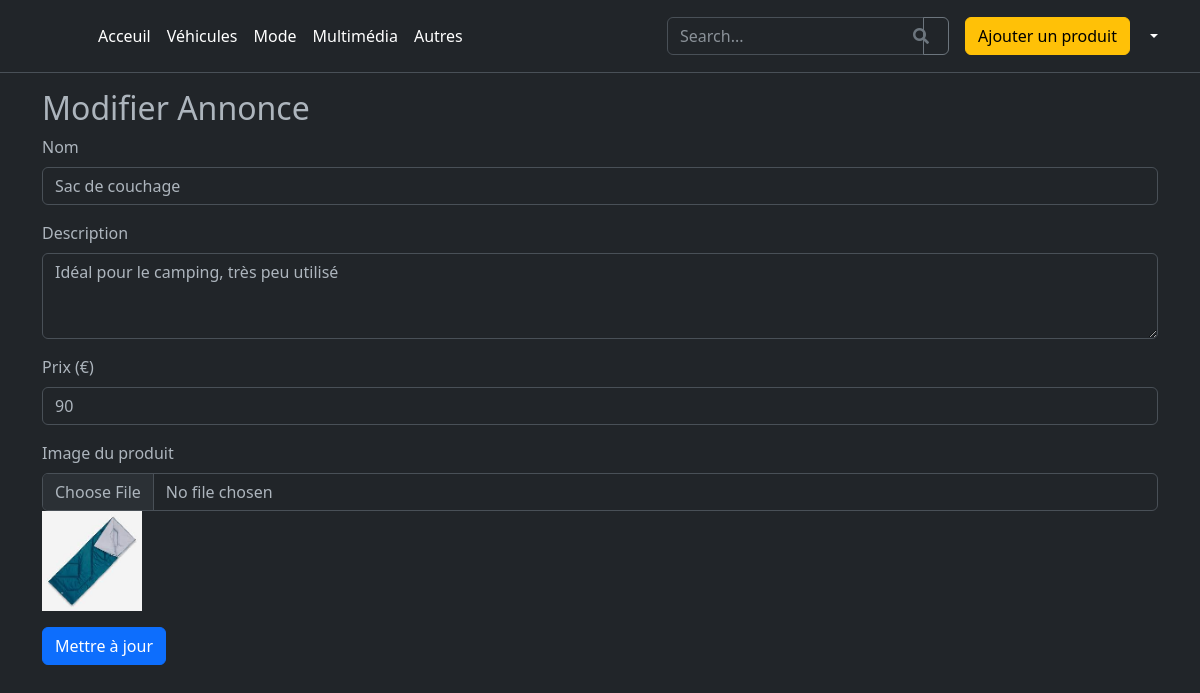
The page /editAnnonce.php?idp=45 (signed in) on the database its author committed.
### tables this page shows
CREATE TABLE IF NOT EXISTS `product` (
  `idp` int NOT NULL AUTO_INCREMENT,
  `idu` int NOT NULL,
  `name` varchar(1000) NOT NULL,
  `description` varchar(1000) NOT NULL,
  `price` mediumtext NOT NULL,
  `ids` int NOT NULL,
  `Image` varchar(1000) NOT NULL,
  `idc` int DEFAULT NULL,
  PRIMARY KEY (`idp`),
  KEY `idu` (`idu`),
  KEY `ids` (`ids`),
  KEY `idc` (`idc`)
);

### editAnnonce.php (the view, shortened to what this page needs)
<?php
require 'connexion.php';
require 'htmlbasics.php';
$idp = mysqli_real_escape_string($connexion, $_GET['idp']);
$userId = $_SESSION['user_id'];
$query = "SELECT * FROM product WHERE idp = '$idp' AND idu = '$userId'";
$result = mysqli_query($connexion, $query);
$annonce = mysqli_fetch_assoc($result);
?>
<!DOCTYPE html>
<html lang="fr">
<head>
</head>
<body data-bs-theme="dark">
    <?php
    if (isset($_SESSION['user_name']) && !empty($_SESSION['user_name'])) {
        include 'scripts/headerc.php';
    } else {
        include 'scripts/headernc.php';
    }
    ?>
    <div class="container">
        <h2>Modifier Annonce</h2>
        <form method="post" enctype="multipart/form-data">
            <div class="mb-3">
                <label for="name" class="form-label">Nom</label>
                <input type="text" class="form-control" id="name" name="name" value="<?php echo htmlspecialchars($annonce['name']); ?>" required>
            </div>
            <div class="mb-3">
                <label for="description" class="form-label">Description</label>
                <textarea class="form-control" id="description" name="description" rows="3" required><?php echo htmlspecialchars($annonce['description']); ?></textarea>
            </div>
            <div class="mb-3">
                <label for="price" class="form-label">Prix (€)</label>
                <input type="number" step="0.01" class="form-control" id="price" name="price" value="<?php echo htmlspecialchars($annonce['price']); ?>" required>
            </div>
            <div class="mb-3">
                <label for="image" class="form-label">Image du produit</label>
                <input type="file" class="form-control" id="image" name="image">
                <?php if ($annonce['Image']) : ?>
                    <img src="<?php echo htmlspecialchars($annonce['Image']); ?>" width="100" height="100" alt="Image du produit">
                <?php endif; ?>
            </div>
            <button type="submit" class="btn btn-primary">Mettre à jour</button>
        </form>
    </div>
</body>
</html>

### rows shown on the page
product: name "Sac de couchage", description "Idéal pour le camping, très peu utilisé", price "90", Image (picture)
